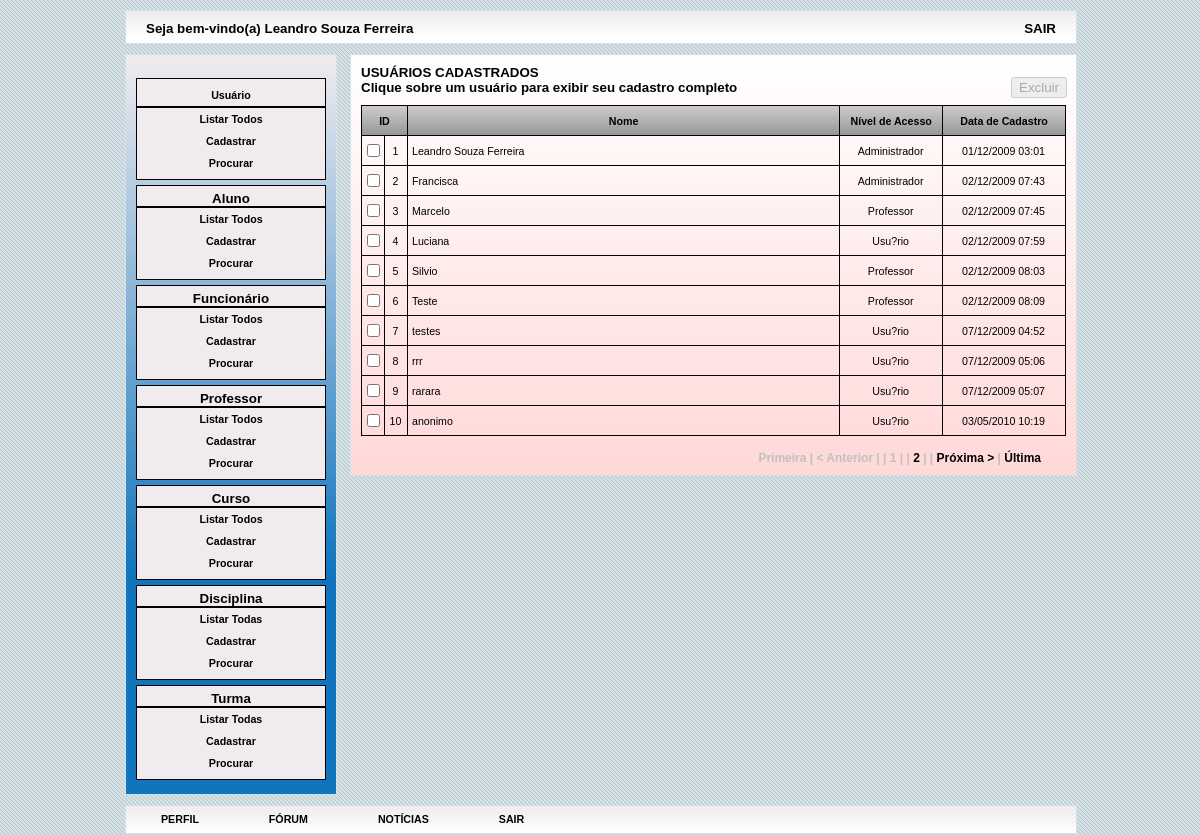
/secretaria/usuarios.php (signed in), run on the app's committed database.
### tables this page shows
CREATE TABLE `usuario` (
  `idusuario` int(11) NOT NULL,
  `login` varchar(45) DEFAULT NULL,
  `senha` varchar(45) DEFAULT NULL,
  `nivel_acesso` varchar(45) DEFAULT NULL,
  `nome` varchar(45) DEFAULT NULL,
  `rua` text DEFAULT NULL,
  `numero` varchar(6) DEFAULT NULL,
  `bairro` varchar(45) DEFAULT NULL,
  `municipio` varchar(45) DEFAULT NULL,
  `estado` varchar(2) DEFAULT NULL,
  `cep` varchar(10) DEFAULT NULL,
  `nacionalidade` varchar(45) DEFAULT NULL,
  `uf_origem` varchar(45) DEFAULT NULL,
  `pai` varchar(45) DEFAULT NULL,
  `mae` varchar(45) DEFAULT NULL,
  `rg` varchar(12) DEFAULT NULL,
  `cpf` varchar(12) DEFAULT NULL,
  `data_cadastro` datetime DEFAULT NULL,
  `telefone_fixo` varchar(11) DEFAULT NULL,
  `telefone_celular` varchar(11) DEFAULT NULL,
  `telefone_recado` varchar(11) DEFAULT NULL,
  `email` varchar(45) NOT NULL
);

### models/Sessao.php (called while the page is built, shortened)
<?php
require_once ("Usuario.php");
class Sessao
{
	public function getVariavelSessao($sVariavel)
    {
		return isset($_SESSION[$sVariavel]) ? $_SESSION[$sVariavel] : null;
	}
	public function efetuarLogin($sLogin, $sSenha)
	{
		$oUsuario = new Usuario();
		if($oUsuario->autenticarUsuario($sLogin,$sSenha))
		{
			return true;
		}else{
			$this->efetuarLogout();
			return false;
		}
	}
}

### models/BancoDados.php (called while the page is built, shortened)
<?php
class BancoDados {
    private $conexao;
    private $resultado;
    private $qtd;
    public function getResultado() {
        return $this->resultado;
    }
    public function getQtd() {
        return $this->qtd;
    }
    public function conectar(){
        $this->conexao = mysqli_connect(URL, USER, PASSWORD, NOME_BANCO, PORTA);
        mysqli_select_db($this->conexao, NOME_BANCO);
    }
    public function pesquisar($sql = "") {
        $lista = array();
        if ($sql == "") {
            $this->resultado = 0;
            $this->qtd = 0;
            return false;
        } else {
            $this->resultado = mysqli_query($this->conexao, $sql);
            if ($this->resultado) {
                $this->qtd = mysqli_num_rows($this->resultado);
                while($linha = mysqli_fetch_array($this->resultado, MYSQLI_ASSOC)){
                    $lista[] = $linha;
                }
                $this->resultado = $lista;
                return true;
            } else {
                $this->registrarLog("SQL: ".$sql." <br/> ERRO: ".mysqli_error($this->conexao));
                return false;
            }
        }
    }
}
?>

### models/Usuario.php (called while the page is built, shortened)
<?php
include_once ("BancoDados.php");
class Usuario {
    private $idusuario;
    private $nivel_acesso;
    private $nome;
    private $data_cadastro;
    public function __construct($idusuario = 0, $login = null, $senha = null, $nivel_acesso = null, $nome = null, $rua = null, $numero = null, $bairro = null, $municipio = null, $estado = null, $cep = null, $nacionalidade = null, $uf_origem = null, $pai = null, $mae = null, $rg = null, $cpf = null, $data_cadastro = null, $telefone_fixo = null, $telefone_celular = null, $telefone_recado = null, $email = null){
        $this->idusuario = $idusuario;
        $this->nivel_acesso = $nivel_acesso;
        $this->nome = $nome;
        $this->data_cadastro = $data_cadastro;
    }
    public function __destruct() {
        $this->idusuario = 0;
        $this->nivel_acesso = "*";
        $this->nome = "*";
        $this->data_cadastro = null;
    }
    public function getIdusuario() {
        return $this->idusuario;
    }
    public function setIdusuario($idusuario) {
        $this->idusuario = $idusuario;
    }
    public function getNivel_acesso() {
        return $this->nivel_acesso;
    }
    public function setNivel_acesso($nivel_acesso) {
        $this->nivel_acesso = $nivel_acesso;
    }
    public function getNome() {
        return $this->nome;
    }
    public function setNome($nome) {
        $this->nome = $nome;
    }
    public function getData_cadastro() {
        return $this->data_cadastro;
    }
    public function listarTodos($iFirstReg = -1, $iLastReg = -1) {
        $oBanco = new BancoDados();
        $lista = array();
        $sQuery = "
        SELECT *
        FROM
            usuario";
        if ($iFirstReg != -1 && $iLastReg != -1)
            $sQuery .= " LIMIT " . $iFirstReg . ", " . $iLastReg;
        if($oBanco->pesquisar($sQuery) && $oBanco->getQtd() > 0){
            $lista = $this->gerarListaResultados($oBanco->getResultado());
        }
        return ($lista);
    }
    public function gerarListaResultados($usuarios){
        foreach($usuarios as $usuario){
            $lista[] = new Usuario($usuario['idusuario'], $usuario['login'], $usuario['senha'], $usuario['nivel_acesso'], $usuario['nome'], $usuario['rua'], $usuario['numero'], $usuario['bairro'], $usuario['municipio'], $usuario['estado'], $usuario['cep'], $usuario['nacionalidade'], $usuario['uf_origem'], $usuario['pai'], $usuario['mae'], $usuario['rg'], $usuario['cpf'], $usuario['data_cadastro'], $usuario['telefone_fixo'], $usuario['telefone_celular'], $usuario['telefone_recado'], $usuario['email']);
        }
        return $lista;
    }
}
?>

### secretaria/usuarios.php (the view, shortened to what this page needs)
<?php
    require_once("../models/Sessao.php");
    require_once("../models/Paginacao.php");
    require_once("../models/Usuario.php");
    $oSessao = new Sessao();
    $oUsuario = new Usuario();
    $usuarios = array();
    $opcao = 0;
    $parametro = null;
    $sNivelAcesso = $oSessao->getVariavelSessao("nivelAcesso");
    $sNomeUsuario = $oSessao->getVariavelSessao("sNomeUsuario");
    switch ($opcao) {
        case 0:
            $usuarios = $oUsuario->listarTodos();
        break;
    }
    $oPaginacao = new Paginacao(10, sizeof($usuarios), "usuarios.php?opcao=" . $opcao . "&");
    if (!@$pagina = $_GET['pagina'])
        $oPaginacao->setINumeroPagina();
    else
        $oPaginacao->setINumeroPagina($pagina);
    $iFirstReg = $oPaginacao->getIPrimeiroRegistro();
    switch ($opcao) {
        case 0:
            $usuarios = $oUsuario->listarTodos($iFirstReg, 10);
        break;
    }
?>
<!DOCTYPE html PUBLIC "-//W3C//DTD XHTML 1.0 Transitional//EN"
    "http://www.w3.org/TR/xhtml1/DTD/xhtml1-transitional.dtd">
<html>
    <head>
        <link rel='stylesheet' href='../css/estilo_secretaria.css' type='text/css' media='screen'/>
        <link rel="stylesheet" href="../css/menu_style.css" type="text/css" media='screen'/>
    </head>
    <body>
        <div id='geral'>
            <div id='menu_superior'>
                <div id='text_menu_esquerda'>Seja bem-vindo(a) <?php echo $sNomeUsuario; ?></div>
                <div id='text_menu_direita'><a href='../portal/index.php' class='link_sair'>SAIR</a></div>
            </div>
            <?php
            require_once("painel.php");
            $sPainelSecretaria = gerarPainel($sNivelAcesso);
            echo $sPainelSecretaria;
            ?>
            <div id='painel_exibicao'>
                <form name='formMensagem' action='excluirMensagem.php' method='post'>
                    <div id='menu_aba'>
                        <b>USU&Aacute;RIOS CADASTRADOS</b><br/>
                        Clique sobre um usu&aacute;rio para exibir seu cadastro completo
                        <div id='botoes'>
                            <input type='button' value='Excluir' onClick='excluirMensagem()' disabled />
                        </div>
                    </div>
                    <div id='painel_exibicao_conteudo'>
                        <table class='tabela'>
                            <tr class='titulo'>
                                <td colspan=2 class='celTituloIDUsuario'>ID</td>
                                <td class='celTituloNome'>Nome</td>
                                <td class='celTituloNivelAcesso'>N&iacute;vel de Acesso</td>
                                <td class='celTituloDataCadastro'>Data de Cadastro</td>
                            </tr>
                            <?php
                            if ($usuarios == null) {
                                echo "
                                    <tr class='linhaDados'>
                                        <td colspan=5><b>NENHUM USU&Aacute;RIO ENCONTRADO</b></td>
                                    </tr>";
                            } else {
                                if ($parametro == 1) {
                                    $idusuario = $oUsuario->getIdusuario();
                                    $nivelAcesso = $oUsuario->getNivel_acesso();
                                    $nome = $oUsuario->getNome();
                                    $dataCadastro = date("d/m/Y h:i", strtotime($oUsuario->getData_cadastro()));
                                    echo "
                                <tr class='linhaDados'>
                                    <td class='celCheck'><input type='checkbox' name='check$idusuario' value='$idusuario'/></td>
                                    <td class='celIDUsuario'><a href='./usuario.php?opcao=1&idusuario=$idusuario'>$idusuario</a></td>
                                    <td class='celNome'><a href='./usuario.php?opcao=1&idusuario=$idusuario'>$nome</a></td>
                                    <td class='celNivelAcesso'><a href='./usuario.php?opcao=1&idusuario=$idusuario'>$nivelAcesso</a></td>
                                    <td class='celDataCadastro'><a href='./usuario.php?opcao=1&idusuario=$idusuario'>$dataCadastro</a></td>
                                </tr>";
                                } else {
                                    if(sizeof($usuarios) > 0) {
                                        foreach ($usuarios as $individuo) {
                                            $dataCadastro = date("d/m/Y h:i", strtotime($individuo->getData_cadastro()));
                                            echo "
                                        <tr class='linhaDados'>
                                            <td class='celCheck'><input type='checkbox' name='check{$individuo->getIdusuario()}' value='{$individuo->getIdusuario()}'/></td>
                                            <td class='celIDUsuario'><a href='./usuario.php?opcao=1&idusuario={$individuo->getIdusuario()}'>{$individuo->getIdusuario()}</a></td>
                                            <td class='celNome'><a href='./usuario.php?opcao=1&idusuario={$individuo->getIdusuario()}'>{$individuo->getNome()}</a></td>
                                            <td class='celNivelAcesso'><a href='./usuario.php?opcao=1&idusuario={$individuo->getIdusuario()}'>{$individuo->getNivel_acesso()}</a></td>
                                            <td class='celDataCadastro'><a href='./usuario.php?opcao=1&idusuario={$individuo->getIdusuario()}'>{$dataCadastro}</a></td>
                                        </tr>";
                                        }
                                    } else {
                                        echo "<h3>ERRO AO LISTAR USUARIOS</h3>";
                                    }
                                }
                            }
                            ?>
                        </table>
                    </div>
                </form>
                <div id='paginacao'>
                    <?php
                    echo $oPaginacao->getSPainelNavegacao();
                    ?>
                </div>
            </div>
            <div id='menu_inferior'>
                <ul>
                    <li><a href="../perfil/index.php" target="_self">PERFIL</a></li>
                    <li><a href="../forum/index.php" target="_self">F&Oacute;RUM</a></li>
                    <?php if ($sNivelAcesso == "Administrador" || $sNivelAcesso == "Coordenador" || $sNivelAcesso == "Secretaria") { ?>
                    <li><a href="../noticias/index.php" target="_self">NOT&Iacute;CIAS</a></li>
                    <?php } ?>
                    <li><a href="../portal/index.php" target="_self">SAIR</a></li>
                </ul>
            </div>
        </div>
    </body>
</html>

### css/estilo_secretaria.css (style rules this page uses)
body { background-image: url(../img/fundo_body.gif); }
#geral { width: 952px; *width: 950px; height: auto; position: absolute; float:left; left:50%; margin-left:-475px; margin-top: 10px; top:0px; color: #00008C; }
#geral a:link, a:visited, a:active, a:hover { text-decoration: none; color: black; }
#menu_superior { width: 950px; height: 27px; padding-top: 5px; border: 1px solid #D4E1E7; font-family: Tahoma, Verdana, Arial, sans-serif; font-size: 12pt; font-weight: bold; text-align: center; background-image: url(../img/rodape_back.png); background-repeat: repeat-x; background-color: #FFF; position: relative; top: 0px; border: 1px solid #D4E1E7; font-family: Tahoma, Verdana, Arial, sans-serif; font-size: 10pt; font-weight: bold; }
#text_menu_esquerda { float: left; position: relative; padding-left: 20px; padding-top: 5px; color: #000; }
#text_menu_direita { float: right; position: relative; padding-right: 20px; padding-top: 5px; }
.link_sair { color: black; text-decoration: none; }
#painel_exibicao { width: 715px; min-height:400px; height:auto !important; height:400px; margin-top: 10px; margin-bottom: 40px; border: 1px solid #D4E1E7; position: relative; float: right; background-color: #FFCFCE; background-image: url(../img/exibicao_back.png); background-repeat: repeat-x; padding-left: 10px; padding-top: 10px; padding-bottom: 10px; font-family: Tahoma, Arial, Verdana, sans-serif; font-size: 8pt; font-weight: bold; color: #000; }
.tabela { border-collapse: collapse; font-family: Tahoma, Verdana, Arial, sans-serif; font-size: 8pt; font-weight: normal; width: 705px; }
.tabela tr td { border: 1px solid black; }
.titulo { font-weight: bold; text-align: center; width: 320px; height: 30px; background-image: url(../img/tabela_titulo_back.png); background-repeat: repeat-x; background-color: #999; color: black; }
.celTituloIDUsuario { width: 50px; }
.celTituloNome { width: 430px; }
.celTituloNivelAcesso { width: 100px; }
.celTituloDataCadastro { width: 120px; }
.linhaDados { height: 30px; text-align: center; }
.celIDUsuario { width: 20px; }
.celNome { text-align: left; padding-left: 5px; }
#menu_aba { position: relative; padding: 0; width: 706px; height: 40px; font-family: Tahoma, Verdana, Arial, sans-serif; font-size: 10pt; color: black; }
#botoes { position: absolute; float: right; top: 12px; right: 0px; }
#painel_exibicao_conteudo { position: relative; float: left; width: auto; height: auto; font-family: Tahoma, Verdana, Arial, sans-serif; font-size: 8pt; color: black; }
.linhaDados a { display: block; padding-top: 6px; padding-bottom: 6px; margin-left: -5px; padding-left: 4px; }
#paginacao { width: 680px; height: auto; position: absolute; left: 10px; bottom: 10px; text-align: right; font-family: Tahoma, Verdana, Arial, sans-serif; font-size: 9pt; font-weight: bold; color: silver; }
#menu_inferior { width: 950px; height: 27px; position: absolute; bottom: 1px; border: 1px solid #D4E1E7; font-family: Tahoma, sans-serif; font-size: 8pt; font-weight: bold; background-image: url(../img/bg-bubplastic.png); }
#menu_inferior ul { list-style: none; margin: 0px; padding: 0px; padding-top: 7px; }
#menu_inferior ul li { display: inline; padding-top: 7px; padding-bottom: 7px; margin: 0px; margin-right: -3px; }
#menu_inferior ul li a { padding: 7px; padding-left: 35px; padding-right: 35px; color: #000; text-decoration: none; }

### data on the page
usuario: idusuario "1", nome "Leandro Souza Ferreira", nivel_acesso "Administrador", data_cadastro "01/12/2009 03:01"
usuario: idusuario "2", nome "Francisca", nivel_acesso "Administrador", data_cadastro "02/12/2009 07:43"
usuario: idusuario "3", nome "Marcelo", nivel_acesso "Professor", data_cadastro "02/12/2009 07:45"
usuario: idusuario "4", nome "Luciana", nivel_acesso "Usu?rio", data_cadastro "02/12/2009 07:59"
usuario: idusuario "5", nome "Silvio", nivel_acesso "Professor", data_cadastro "02/12/2009 08:03"
usuario: idusuario "6", nome "Teste", nivel_acesso "Professor", data_cadastro "02/12/2009 08:09"
usuario: idusuario "7", nome "testes", nivel_acesso "Usu?rio", data_cadastro "07/12/2009 04:52"
usuario: idusuario "8", nome "rrr", nivel_acesso "Usu?rio", data_cadastro "07/12/2009 05:06"
usuario: idusuario "9", nome "rarara", nivel_acesso "Usu?rio", data_cadastro "07/12/2009 05:07"
usuario: idusuario "10", nome "anonimo", nivel_acesso "Usu?rio", data_cadastro "03/05/2010 10:19"

### other printed values
$sNomeUsuario "Leandro Souza Ferreira"
$oPaginacao->getSPainelNavegacao() "Primeira | < Anterior | | |"
